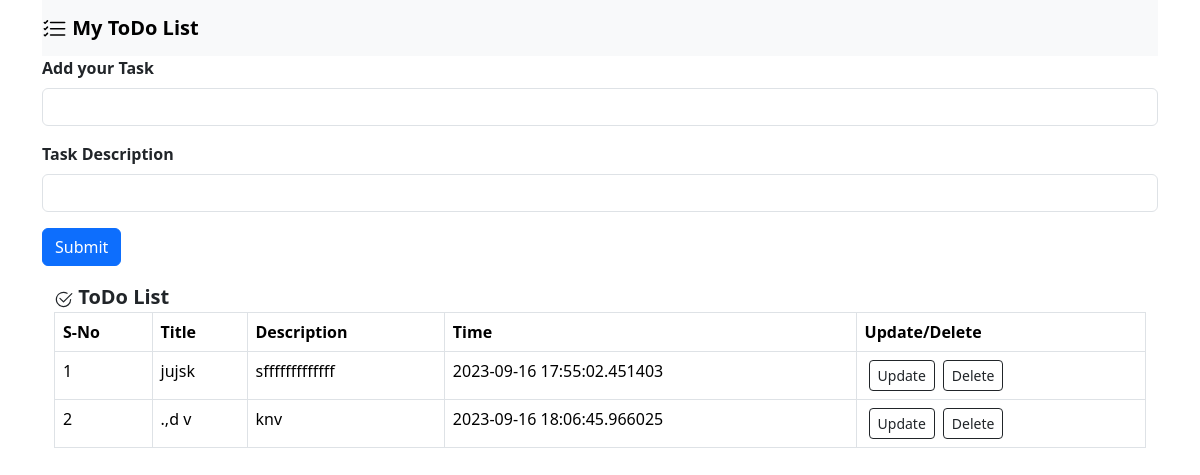
Before: / with the older database file.
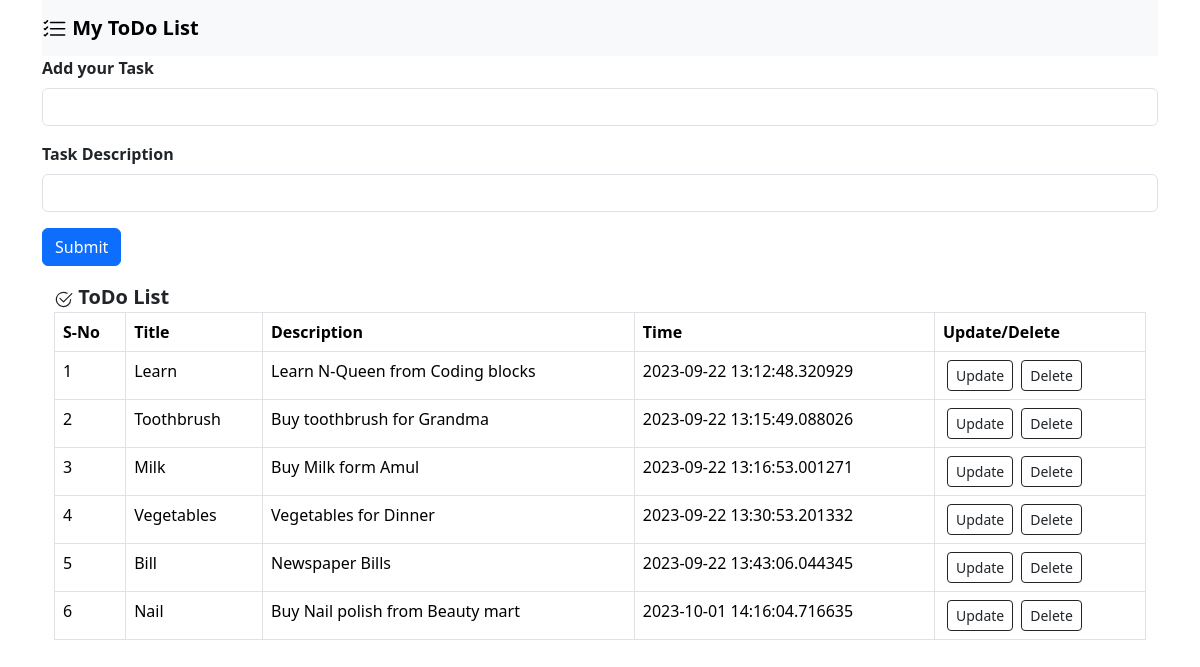
After: the same page with the newer database file.
### main.py (models this page shows, shortened)
class Todo(db.Model):
   sno=db.Column(db.Integer, primary_key=True, autoincrement=True)
   title=db.Column(db.String(200), nullable=False)
   desc=db.Column(db.String(500))
   date_created=db.Column(db.DateTime, default=datetime.utcnow)

### main.py (the view)
@app.route('/')
def home():
    allTodo=Todo.query.all()
    print("allTodo", allTodo)
    return render_template('index.html', allTodo=allTodo)

### templates/index.html (shortened to what this page needs)
<Html>
    <Head>
    <link href="https://cdn.jsdelivr.net/npm/bootstrap@5.3.2/dist/css/bootstrap.min.css" rel="stylesheet">
    </Head>
    <Body>
        <div class="container">
            <nav class="navbar navbar-light bg-light">
              <a class="navbar-brand" href="#">
                <b>My ToDo List</b>
              </a>
            </nav>
            <form action ="/add" method ="POST">
                <div class="col-xs-3">
                <label for="title" class="form-label"><b>Add your Task</b></label>
                <input type="text" class="form-control" name="title" id="title" aria-describedby="emailHelp">
                <div class="mb-3">
                <label for="desc" class="form-label"><b>Task Description</b></label>
                <input type="text" class="form-control" name="desc" id="desc">
                </div>
                <button type="submit" class="btn btn-primary">Submit</button>
            </form>
        </div>
        <div class="container my'3">
                  {% if allTodo|length==0 %}
                  <svg xmlns="http://www.w3.org/2000/svg" style="display: none;">
                    <symbol id="exclamation-triangle-fill" fill="currentColor" viewBox="0 0 16 16">
                      <path d="M8.982 1.566a1.13 1.13 0 0 0-1.96 0L.165 13.233c-.457.778.091 1.767.98 1.767h13.713c.889 0 1.438-.99.98-1.767L8.982 1.566zM8 5c.535 0 .954.462.9.995l-.35 3.507a.552.552 0 0 1-1.1 0L7.1 5.995A.905.905 0 0 1 8 5zm.002 6a1 1 0 1 1 0 2 1 1 0 0 1 0-2z"/>
                    </symbol>
                  </svg>
                  <div class="alert alert-warning d-flex align-items-center" role="alert">
                    <svg class="bi flex-shrink-0 me-2" width="24" height="24" role="img" aria-label="Warning:"><use xlink:href="#exclamation-triangle-fill"/></svg>
                    <div>
                      No record found!
                    </div>
                  </div>
                  {% else %}
                  <table class="table table-bordered ,table table-hover">
                    <head>
                    </head>
                    <b style="font-size:20px; "> ToDo List </b>
                    <thead>
                      <tr>
                        <th scope="col">S-No</th>
                        <th scope="col">Title</th>
                        <th scope="col">Description</th>
                        <th scope="col">Time</th>
                        <th scope="col">Update/Delete</th>
                      </tr>
                    </thead>
                <tbody>
                  {% for todo in allTodo %}
                   <tr>
                     <td>{{loop.index}}</td>
                     <td>{{todo.title}}</td>
                     <td>{{todo.desc}}</td>
                     <td>{{todo.date_created}}</td>
                     <td>
                      <a href="/update/{{todo.sno}}" type="button" class="btn btn-outline-dark btn-sm mx-1">Update</button>
                      <a href="/delete/{{todo.sno}}" type="button" class="btn btn-outline-dark btn-sm mx-1">Delete</button>
                     </td>
                   </tr>
                  {% endfor %}
                </tbody>
              </table>
                  {% endif %}
        </div>
    </Body>
    </Html>

Changed rows visible on the page:
removed Todo: title "jujsk", desc "sfffffffffffff", date_created "2023-09-16 17:55:02.451403"
removed Todo: title ".,d v", desc "knv", date_created "2023-09-16 18:06:45.966025"
added Todo: title "Learn", desc "Learn N-Queen from Coding blocks", date_created "2023-09-22 13:12:48.320929"
added Todo: title "Toothbrush", desc "Buy toothbrush for Grandma", date_created "2023-09-22 13:15:49.088026"
added Todo: title "Milk", desc "Buy Milk form Amul", date_created "2023-09-22 13:16:53.001271"
added Todo: title "Vegetables", desc "Vegetables for Dinner", date_created "2023-09-22 13:30:53.201332"
added Todo: title "Bill", desc "Newspaper Bills", date_created "2023-09-22 13:43:06.044345"
added Todo: title "Nail", desc "Buy Nail polish from Beauty mart", date_created "2023-10-01 14:16:04.716635"
